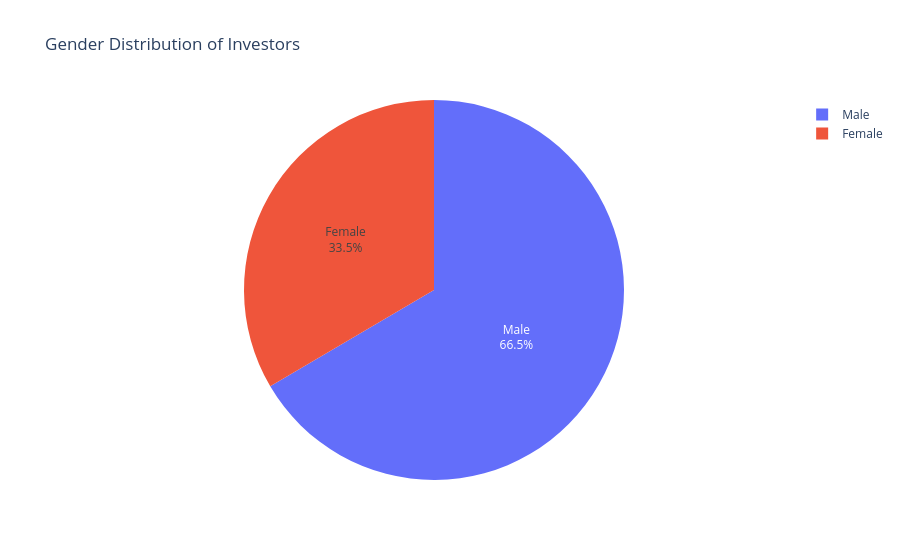

Write notebook code for a chart like this one.
### Markdown cell above
### Insight 6

Older investors generally exhibit higher investment amounts and greater variability, while younger investors tend to invest smaller and more consistent amounts.

### Code cell
gender_counts = transactions["gender"].value_counts()

fig = px.pie(
    values=gender_counts.values,
    names=gender_counts.index,
    title="Gender Distribution of Investors"
)

fig.update_traces(textposition="inside", textinfo="percent+label")

fig.show()

fig.write_image("../reports/charts/gender_distribution.png")

### Figure 1 — Plotly figure (JSON) as saved in the notebook; plotly's stock layout.template omitted (floating-point values rounded to 4 significant figures)
{"data": [{"domain": {"x": [0, 1], "y": [0, 1]}, "hovertemplate": "label=%{label}<br>value=%{value}<extra></extra>", "labels": ["Male", "Female"], "legendgroup": "", "name": "", "showlegend": true, "textinfo": "percent+label", "textposition": "inside", "type": "pie", "values": [21809, 10969]}], "layout": {"legend": {"tracegroupgap": 0}, "title": {"text": "Gender Distribution of Investors"}}}
